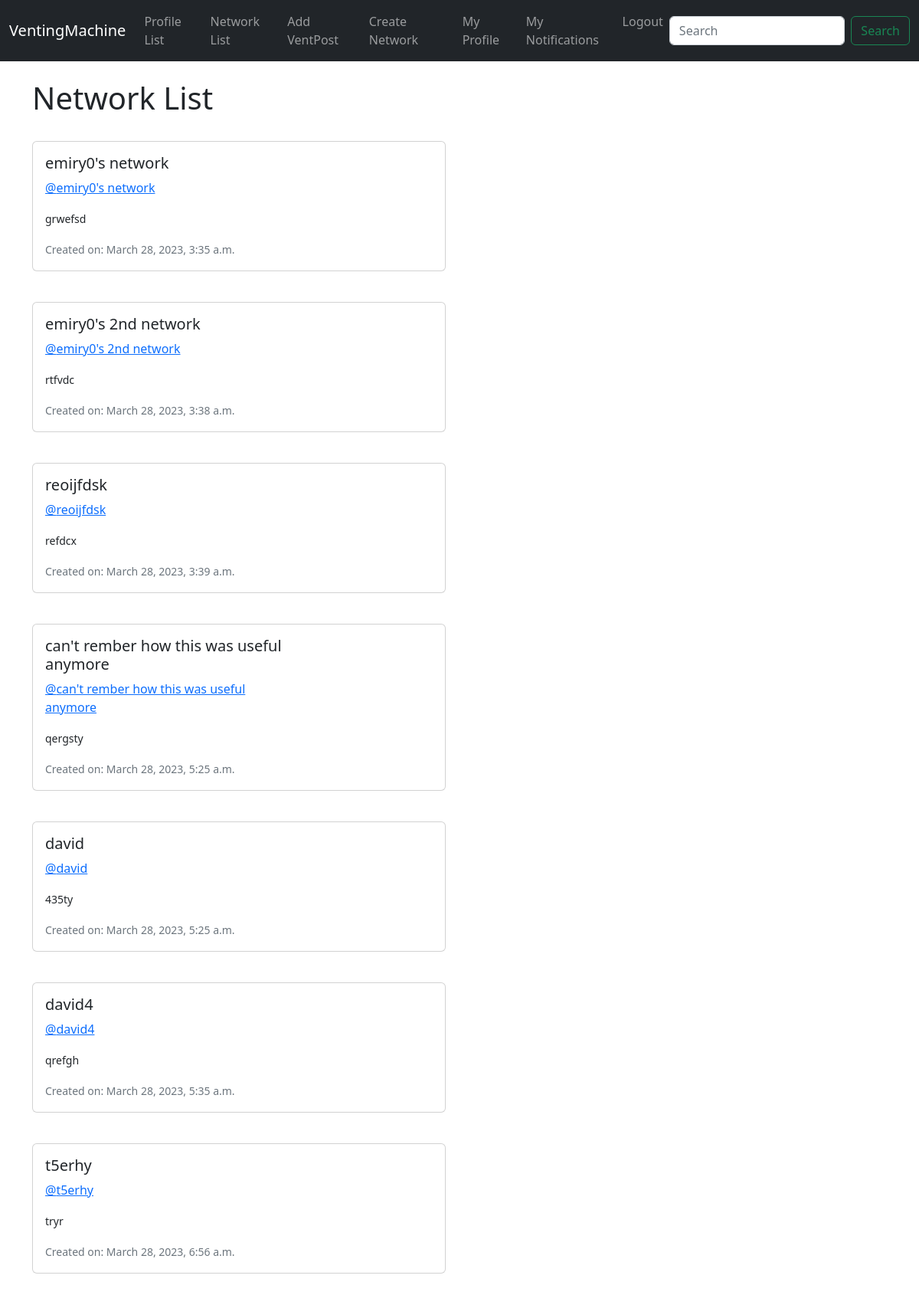
The app's page /network_list/ (signed in), older data.
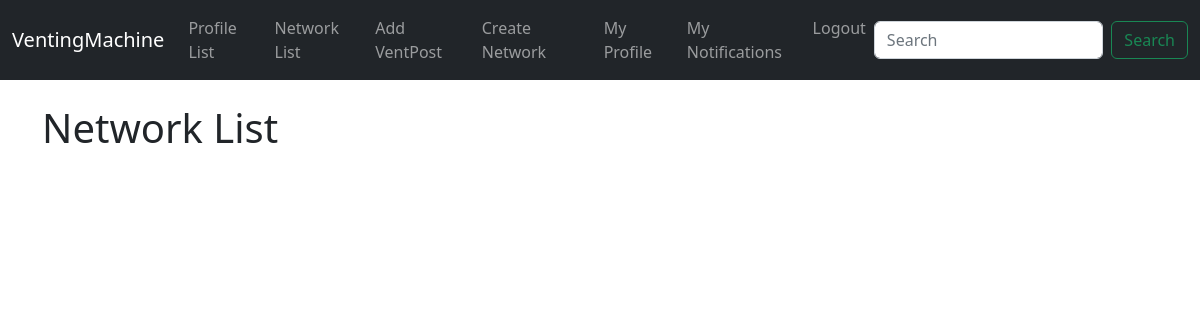
The same page, newer data.
### ventnet/models.py (models this page shows)
class Networks(models.Model):
	networkname = models.CharField(max_length=50, unique=True)
	desc = models.TextField(max_length=400)
	created_on = models.DateTimeField(auto_now_add=True)
	owner = models.CharField(max_length=50)
	class Meta:
		ordering = ['created_on']

### ventnet/views.py (the view)
# urls.py: path('network_list/', views.network_list, name='network_list'),
def network_list(request):
	if request.user.is_authenticated:
		networks = Networks.objects.all()
		print("the networks")
		print(networks)
		return render(request, 'network_list.html', {"networks":networks})
	else:
		messages.success(request, ("You Must Be Logged In To View This Page..."))
		return redirect('home')

### ventnet/templates/network_list.html
{% extends 'base.html' %}
{% load static %}
{% block content %}
	<h1>Network List</h1>
<br/>
{% if networks %}
	{% for network in networks %}
		<div class="card mb-3" style="max-width: 540px;">
  <div class="row g-0">
    <div class="col-md-8">
      <div class="card-body">
        <h5 class="card-title">{{ network.networkname }}</h5>
        <p class="card-text"><a href="{% url 'networkhighlight' network.id %}">@{{ network.networkname|lower }}</a></p>
        <p class="card-text"><small>{{ network.desc }}</small></p>
        <p class="card-text"><small class="text-muted">Created on: {{ network.created_on }}</small></p>
      </div>
    </div>
  </div>
</div>
<br/>
	{% endfor %}
{% endif %}
{% endblock %}

Row changes from the older to the newer data that the page shows:
removed Networks: networkname "emiry0's network", desc "grwefsd", created_on "March 28, 2023, 3:35 a.m."
removed Networks: networkname "emiry0's 2nd network", desc "rtfvdc", created_on "March 28, 2023, 3:38 a.m."
removed Networks: networkname "reoijfdsk", desc "refdcx", created_on "March 28, 2023, 3:39 a.m."
removed Networks: networkname "can't rember how this was useful anymore", desc "qergsty", created_on "March 28, 2023, 5:25 a.m."
removed Networks: networkname "david", desc "435ty", created_on "March 28, 2023, 5:25 a.m."
removed Networks: networkname "david4", desc "qrefgh", created_on "March 28, 2023, 5:35 a.m."
removed Networks: networkname "t5erhy", desc "tryr", created_on "March 28, 2023, 6:56 a.m."
